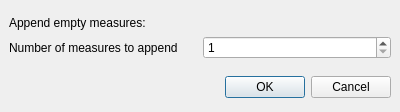
<ui version="4.0" >
 <class>MeasuresDialogBase</class>
 <widget class="QDialog" name="MeasuresDialogBase" >
  <property name="geometry" >
   <rect>
    <x>0</x>
    <y>0</y>
    <width>400</width>
    <height>112</height>
   </rect>
  </property>
  <property name="windowTitle" >
   <string>Mscore: Append Measures</string>
  </property>
  <layout class="QVBoxLayout" >
   <property name="spacing" >
    <number>6</number>
   </property>
   <property name="leftMargin" >
    <number>9</number>
   </property>
   <property name="topMargin" >
    <number>9</number>
   </property>
   <property name="rightMargin" >
    <number>9</number>
   </property>
   <property name="bottomMargin" >
    <number>9</number>
   </property>
   <item>
    <spacer>
     <property name="orientation" >
      <enum>Qt::Vertical</enum>
     </property>
     <property name="sizeHint" >
      <size>
       <width>20</width>
       <height>40</height>
      </size>
     </property>
    </spacer>
   </item>
   <item>
    <widget class="QLabel" name="label_2" >
     <property name="text" >
      <string>Append empty measures:</string>
     </property>
    </widget>
   </item>
   <item>
    <layout class="QHBoxLayout" >
     <property name="spacing" >
      <number>6</number>
     </property>
     <property name="leftMargin" >
      <number>0</number>
     </property>
     <property name="topMargin" >
      <number>0</number>
     </property>
     <property name="rightMargin" >
      <number>0</number>
     </property>
     <property name="bottomMargin" >
      <number>0</number>
     </property>
     <item>
      <widget class="QLabel" name="label" >
       <property name="text" >
        <string>Number of measures to append</string>
       </property>
      </widget>
     </item>
     <item>
      <widget class="QSpinBox" name="measures" >
       <property name="minimum" >
        <number>1</number>
       </property>
       <property name="maximum" >
        <number>1000</number>
       </property>
      </widget>
     </item>
    </layout>
   </item>
   <item>
    <spacer>
     <property name="orientation" >
      <enum>Qt::Vertical</enum>
     </property>
     <property name="sizeHint" >
      <size>
       <width>20</width>
       <height>40</height>
      </size>
     </property>
    </spacer>
   </item>
   <item>
    <layout class="QHBoxLayout" >
     <property name="spacing" >
      <number>6</number>
     </property>
     <property name="leftMargin" >
      <number>0</number>
     </property>
     <property name="topMargin" >
      <number>0</number>
     </property>
     <property name="rightMargin" >
      <number>0</number>
     </property>
     <property name="bottomMargin" >
      <number>0</number>
     </property>
     <item>
      <spacer>
       <property name="orientation" >
        <enum>Qt::Horizontal</enum>
       </property>
       <property name="sizeHint" >
        <size>
         <width>131</width>
         <height>31</height>
        </size>
       </property>
      </spacer>
     </item>
     <item>
      <widget class="QPushButton" name="okButton" >
       <property name="text" >
        <string>OK</string>
       </property>
      </widget>
     </item>
     <item>
      <widget class="QPushButton" name="cancelButton" >
       <property name="text" >
        <string>Cancel</string>
       </property>
      </widget>
     </item>
    </layout>
   </item>
  </layout>
 </widget>
 <resources/>
 <connections>
  <connection>
   <sender>okButton</sender>
   <signal>clicked()</signal>
   <receiver>MeasuresDialogBase</receiver>
   <slot>accept()</slot>
   <hints>
    <hint type="sourcelabel" >
     <x>278</x>
     <y>253</y>
    </hint>
    <hint type="destinationlabel" >
     <x>96</x>
     <y>254</y>
    </hint>
   </hints>
  </connection>
  <connection>
   <sender>cancelButton</sender>
   <signal>clicked()</signal>
   <receiver>MeasuresDialogBase</receiver>
   <slot>reject()</slot>
   <hints>
    <hint type="sourcelabel" >
     <x>369</x>
     <y>253</y>
    </hint>
    <hint type="destinationlabel" >
     <x>179</x>
     <y>282</y>
    </hint>
   </hints>
  </connection>
 </connections>
</ui>
